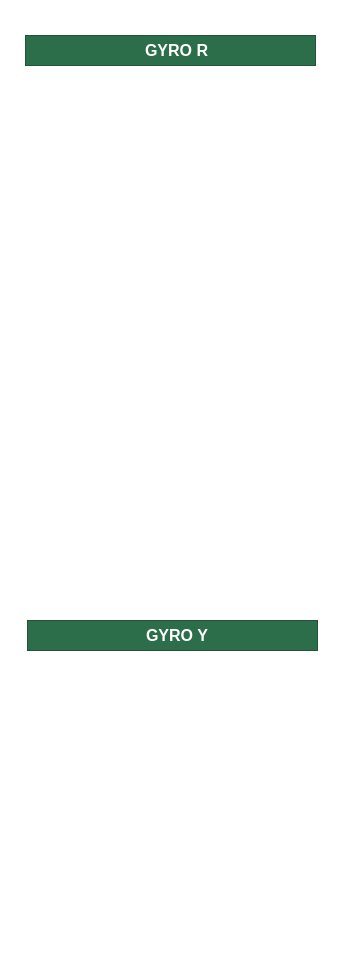
     <widget class="QFrame" name="frame_7">
      <property name="geometry">
       <rect>
        <x>1134</x>
        <y>30</y>
        <width>341</width>
        <height>961</height>
       </rect>
      </property>
      <property name="styleSheet">
       <string notr="true">background-color: transparent;</string>
      </property>
      <property name="frameShape">
       <enum>QFrame::StyledPanel</enum>
      </property>
      <property name="frameShadow">
       <enum>QFrame::Raised</enum>
      </property>
      <widget class="QCustomPlot" name="spGyroR" native="true">
       <property name="geometry">
        <rect>
         <x>26</x>
         <y>80</y>
         <width>291</width>
         <height>191</height>
        </rect>
       </property>
      </widget>
      <widget class="QFrame" name="frame_16">
       <property name="geometry">
        <rect>
         <x>25</x>
         <y>35</y>
         <width>291</width>
         <height>31</height>
        </rect>
       </property>
       <property name="baseSize">
        <size>
         <width>0</width>
         <height>0</height>
        </size>
       </property>
       <property name="styleSheet">
        <string notr="true">background-color: rgb(44, 110, 73);</string>
       </property>
       <property name="frameShape">
        <enum>QFrame::StyledPanel</enum>
       </property>
       <property name="frameShadow">
        <enum>QFrame::Raised</enum>
       </property>
       <property name="lineWidth">
        <number>1</number>
       </property>
       <property name="midLineWidth">
        <number>0</number>
       </property>
       <widget class="QLabel" name="label_13">
        <property name="geometry">
         <rect>
          <x>120</x>
          <y>5</y>
          <width>101</width>
          <height>21</height>
         </rect>
        </property>
        <property name="styleSheet">
         <string notr="true">color: rgb(255, 255, 255);</string>
        </property>
        <property name="text">
         <string>&lt;html&gt;&lt;head/&gt;&lt;body&gt;&lt;p&gt;&lt;span style=&quot; font-size:12pt; font-weight:700;&quot;&gt;GYRO R&lt;/span&gt;&lt;/p&gt;&lt;/body&gt;&lt;/html&gt;</string>
        </property>
       </widget>
      </widget>
      <widget class="QCustomPlot" name="spGyroY" native="true">
       <property name="geometry">
        <rect>
         <x>26</x>
         <y>678</y>
         <width>291</width>
         <height>191</height>
        </rect>
       </property>
      </widget>
      <widget class="QFrame" name="frame_19">
       <property name="geometry">
        <rect>
         <x>27</x>
         <y>620</y>
         <width>291</width>
         <height>31</height>
        </rect>
       </property>
       <property name="baseSize">
        <size>
         <width>0</width>
         <height>0</height>
        </size>
       </property>
       <property name="styleSheet">
        <string notr="true">background-color: rgb(44, 110, 73);</string>
       </property>
       <property name="frameShape">
        <enum>QFrame::StyledPanel</enum>
       </property>
       <property name="frameShadow">
        <enum>QFrame::Raised</enum>
       </property>
       <property name="lineWidth">
        <number>1</number>
       </property>
       <property name="midLineWidth">
        <number>0</number>
       </property>
       <widget class="QLabel" name="label_15">
        <property name="geometry">
         <rect>
          <x>119</x>
          <y>5</y>
          <width>101</width>
          <height>21</height>
         </rect>
        </property>
        <property name="styleSheet">
         <string notr="true">color: rgb(255, 255, 255);</string>
        </property>
        <property name="text">
         <string>&lt;html&gt;&lt;head/&gt;&lt;body&gt;&lt;p&gt;&lt;span style=&quot; font-size:12pt; font-weight:700;&quot;&gt;GYRO Y&lt;/span&gt;&lt;/p&gt;&lt;/body&gt;&lt;/html&gt;</string>
        </property>
       </widget>
      </widget>
      <widget class="QCustomPlot" name="spGyroP" native="true">
       <property name="geometry">
        <rect>
         <x>30</x>
         <y>360</y>
         <width>291</width>
         <height>191</height>
        </rect>
       </property>
      </widget>
     </widget>
